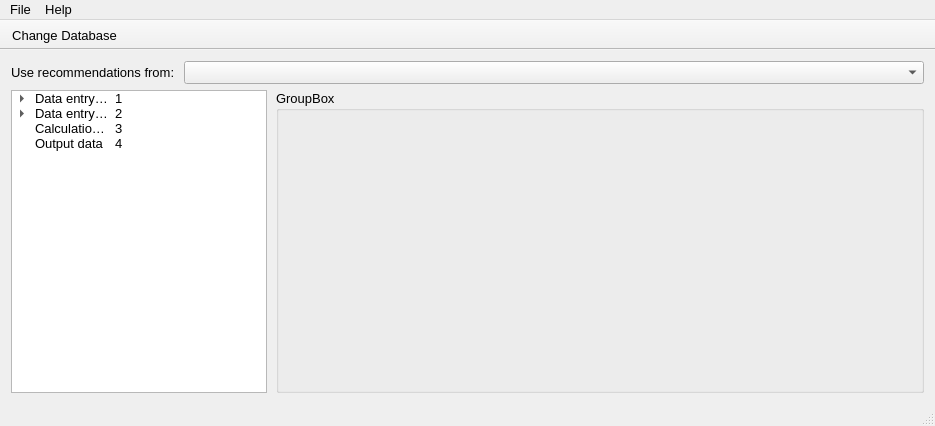
<?xml version="1.0" encoding="UTF-8"?>
<ui version="4.0">
 <class>MainWindow</class>
 <widget class="QMainWindow" name="MainWindow">
  <property name="geometry">
   <rect>
    <x>0</x>
    <y>0</y>
    <width>935</width>
    <height>426</height>
   </rect>
  </property>
  <property name="font">
   <font>
    <pointsize>10</pointsize>
   </font>
  </property>
  <property name="windowTitle">
   <string>AAA - Input</string>
  </property>
  <property name="windowIcon">
   <iconset resource="images.qrc">
    <normaloff>:/image/window-icon.ico</normaloff>:/image/window-icon.ico</iconset>
  </property>
  <property name="locale">
   <locale language="English" country="UnitedStates"/>
  </property>
  <widget class="QWidget" name="centralWidget">
   <layout class="QGridLayout" name="gridLayout">
    <property name="horizontalSpacing">
     <number>9</number>
    </property>
    <item row="0" column="0">
     <widget class="QLabel" name="label">
      <property name="text">
       <string>Use recommendations from:</string>
      </property>
     </widget>
    </item>
    <item row="0" column="1" colspan="2">
     <widget class="QComboBox" name="recommendationFromComboBox"/>
    </item>
    <item row="1" column="0" colspan="2">
     <widget class="QTreeWidget" name="treeWidget">
      <property name="sizePolicy">
       <sizepolicy hsizetype="Fixed" vsizetype="Preferred">
        <horstretch>0</horstretch>
        <verstretch>0</verstretch>
       </sizepolicy>
      </property>
      <property name="minimumSize">
       <size>
        <width>0</width>
        <height>0</height>
       </size>
      </property>
      <property name="maximumSize">
       <size>
        <width>16777215</width>
        <height>16777215</height>
       </size>
      </property>
      <property name="font">
       <font>
        <family>MS Shell Dlg 2</family>
        <pointsize>10</pointsize>
       </font>
      </property>
      <property name="horizontalScrollBarPolicy">
       <enum>Qt::ScrollBarAsNeeded</enum>
      </property>
      <property name="editTriggers">
       <set>QAbstractItemView::NoEditTriggers</set>
      </property>
      <property name="wordWrap">
       <bool>false</bool>
      </property>
      <property name="columnCount">
       <number>2</number>
      </property>
      <attribute name="headerVisible">
       <bool>false</bool>
      </attribute>
      <attribute name="headerDefaultSectionSize">
       <number>100</number>
      </attribute>
      <attribute name="headerMinimumSectionSize">
       <number>100</number>
      </attribute>
      <attribute name="headerStretchLastSection">
       <bool>false</bool>
      </attribute>
      <column>
       <property name="text">
        <string notr="true">title</string>
       </property>
      </column>
      <column>
       <property name="text">
        <string>id</string>
       </property>
      </column>
      <item>
       <property name="text">
        <string notr="true">Data entry of the candidate well</string>
       </property>
       <property name="toolTip">
        <string>Data entry of the candidate well</string>
       </property>
       <property name="font">
        <font>
         <pointsize>10</pointsize>
        </font>
       </property>
       <property name="background">
        <brush brushstyle="NoBrush">
         <color alpha="255">
          <red>208</red>
          <green>208</green>
          <blue>208</blue>
         </color>
        </brush>
       </property>
       <property name="foreground">
        <brush brushstyle="NoBrush">
         <color alpha="255">
          <red>0</red>
          <green>0</green>
          <blue>0</blue>
         </color>
        </brush>
       </property>
       <property name="text">
        <string notr="true">1</string>
       </property>
       <property name="font">
        <font>
         <family>MS Shell Dlg 2</family>
         <pointsize>10</pointsize>
        </font>
       </property>
       <property name="flags">
        <set>ItemIsSelectable|ItemIsEnabled</set>
       </property>
       <item>
        <property name="text">
         <string notr="true">Well data</string>
        </property>
        <property name="toolTip">
         <string>Well data</string>
        </property>
        <property name="font">
         <font>
          <pointsize>10</pointsize>
         </font>
        </property>
        <property name="text">
         <string notr="true">5</string>
        </property>
        <property name="font">
         <font>
          <family>MS Shell Dlg 2</family>
          <pointsize>10</pointsize>
         </font>
        </property>
       </item>
       <item>
        <property name="text">
         <string notr="true">Reservoir data</string>
        </property>
        <property name="toolTip">
         <string>Reservoir data</string>
        </property>
        <property name="font">
         <font>
          <pointsize>10</pointsize>
         </font>
        </property>
        <property name="text">
         <string notr="true">6</string>
        </property>
        <property name="font">
         <font>
          <family>MS Shell Dlg 2</family>
          <pointsize>10</pointsize>
         </font>
        </property>
       </item>
       <item>
        <property name="text">
         <string notr="true">Production data</string>
        </property>
        <property name="toolTip">
         <string>Production data</string>
        </property>
        <property name="font">
         <font>
          <pointsize>10</pointsize>
         </font>
        </property>
        <property name="text">
         <string notr="true">7</string>
        </property>
        <property name="font">
         <font>
          <family>MS Shell Dlg 2</family>
          <pointsize>10</pointsize>
         </font>
        </property>
       </item>
       <item>
        <property name="text">
         <string notr="true">Mineralogical data</string>
        </property>
        <property name="toolTip">
         <string>Mineralogical data</string>
        </property>
        <property name="font">
         <font>
          <pointsize>10</pointsize>
         </font>
        </property>
        <property name="text">
         <string notr="true">8</string>
        </property>
        <property name="font">
         <font>
          <family>MS Shell Dlg 2</family>
          <pointsize>10</pointsize>
         </font>
        </property>
       </item>
       <item>
        <property name="text">
         <string notr="true">Laboratory data</string>
        </property>
        <property name="toolTip">
         <string>Laboratory data</string>
        </property>
        <property name="font">
         <font>
          <pointsize>10</pointsize>
         </font>
        </property>
        <property name="text">
         <string notr="true">9</string>
        </property>
        <property name="font">
         <font>
          <family>MS Shell Dlg 2</family>
          <pointsize>10</pointsize>
         </font>
        </property>
       </item>
      </item>
      <item>
       <property name="text">
        <string notr="true">Data entry of the proposed acidizing program</string>
       </property>
       <property name="toolTip">
        <string>Data entry of the proposed acidizing program</string>
       </property>
       <property name="font">
        <font>
         <pointsize>10</pointsize>
        </font>
       </property>
       <property name="text">
        <string notr="true">2</string>
       </property>
       <property name="font">
        <font>
         <family>MS Shell Dlg 2</family>
         <pointsize>10</pointsize>
        </font>
       </property>
       <item>
        <property name="text">
         <string notr="true">Program procedures</string>
        </property>
        <property name="font">
         <font>
          <family>MS Shell Dlg 2</family>
          <pointsize>10</pointsize>
         </font>
        </property>
        <property name="text">
         <string notr="true">11</string>
        </property>
        <property name="font">
         <font>
          <family>MS Shell Dlg 2</family>
          <pointsize>10</pointsize>
         </font>
        </property>
       </item>
       <item>
        <property name="text">
         <string notr="true">Treatment design</string>
        </property>
        <property name="font">
         <font>
          <family>MS Shell Dlg 2</family>
          <pointsize>10</pointsize>
         </font>
        </property>
        <property name="text">
         <string notr="true">12</string>
        </property>
        <property name="font">
         <font>
          <family>MS Shell Dlg 2</family>
          <pointsize>10</pointsize>
         </font>
        </property>
       </item>
       <item>
        <property name="text">
         <string notr="true">Main treatment additives</string>
        </property>
        <property name="font">
         <font>
          <family>MS Shell Dlg 2</family>
          <pointsize>10</pointsize>
         </font>
        </property>
        <property name="text">
         <string notr="true">13</string>
        </property>
        <property name="font">
         <font>
          <family>MS Shell Dlg 2</family>
          <pointsize>10</pointsize>
         </font>
        </property>
       </item>
       <item>
        <property name="text">
         <string notr="true">Pickling additives</string>
        </property>
        <property name="font">
         <font>
          <family>MS Shell Dlg 2</family>
          <pointsize>10</pointsize>
         </font>
        </property>
        <property name="text">
         <string notr="true">14</string>
        </property>
        <property name="font">
         <font>
          <family>MS Shell Dlg 2</family>
          <pointsize>10</pointsize>
         </font>
        </property>
       </item>
       <item>
        <property name="text">
         <string notr="true">Pre-flush additives</string>
        </property>
        <property name="font">
         <font>
          <family>MS Shell Dlg 2</family>
          <pointsize>10</pointsize>
         </font>
        </property>
        <property name="text">
         <string notr="true">15</string>
        </property>
        <property name="font">
         <font>
          <family>MS Shell Dlg 2</family>
          <pointsize>10</pointsize>
         </font>
        </property>
       </item>
       <item>
        <property name="text">
         <string notr="true">Over-flush additives</string>
        </property>
        <property name="font">
         <font>
          <family>MS Shell Dlg 2</family>
          <pointsize>10</pointsize>
         </font>
        </property>
        <property name="text">
         <string notr="true">16</string>
        </property>
        <property name="font">
         <font>
          <family>MS Shell Dlg 2</family>
          <pointsize>10</pointsize>
         </font>
        </property>
       </item>
       <item>
        <property name="text">
         <string notr="true">Soaking time and flow back</string>
        </property>
        <property name="font">
         <font>
          <family>MS Shell Dlg 2</family>
          <pointsize>10</pointsize>
         </font>
        </property>
        <property name="text">
         <string notr="true">17</string>
        </property>
        <property name="font">
         <font>
          <family>MS Shell Dlg 2</family>
          <pointsize>10</pointsize>
         </font>
        </property>
       </item>
      </item>
      <item>
       <property name="text">
        <string notr="true">Calculation data</string>
       </property>
       <property name="toolTip">
        <string>Calculation data</string>
       </property>
       <property name="font">
        <font>
         <pointsize>10</pointsize>
        </font>
       </property>
       <property name="text">
        <string notr="true">3</string>
       </property>
       <property name="font">
        <font>
         <family>MS Shell Dlg 2</family>
         <pointsize>10</pointsize>
        </font>
       </property>
      </item>
      <item>
       <property name="text">
        <string notr="true">Output data</string>
       </property>
       <property name="font">
        <font>
         <family>MS Shell Dlg 2</family>
         <pointsize>10</pointsize>
        </font>
       </property>
       <property name="text">
        <string notr="true">4</string>
       </property>
       <property name="font">
        <font>
         <family>MS Shell Dlg 2</family>
         <pointsize>10</pointsize>
        </font>
       </property>
      </item>
     </widget>
    </item>
    <item row="1" column="2">
     <widget class="QGroupBox" name="groupBox">
      <property name="sizePolicy">
       <sizepolicy hsizetype="Expanding" vsizetype="Preferred">
        <horstretch>0</horstretch>
        <verstretch>0</verstretch>
       </sizepolicy>
      </property>
      <property name="minimumSize">
       <size>
        <width>0</width>
        <height>0</height>
       </size>
      </property>
      <property name="maximumSize">
       <size>
        <width>16777215</width>
        <height>16777215</height>
       </size>
      </property>
      <property name="font">
       <font>
        <family>MS Shell Dlg 2</family>
        <pointsize>10</pointsize>
       </font>
      </property>
      <property name="title">
       <string notr="true">GroupBox</string>
      </property>
      <layout class="QGridLayout" name="gridLayout_2"/>
     </widget>
    </item>
   </layout>
  </widget>
  <widget class="QMenuBar" name="menuBar">
   <property name="geometry">
    <rect>
     <x>0</x>
     <y>0</y>
     <width>935</width>
     <height>21</height>
    </rect>
   </property>
   <widget class="QMenu" name="menuFile">
    <property name="title">
     <string>File</string>
    </property>
    <addaction name="actionSave"/>
    <addaction name="actionOpen"/>
    <addaction name="separator"/>
    <addaction name="actionExit"/>
   </widget>
   <widget class="QMenu" name="menuHelp">
    <property name="title">
     <string>Help</string>
    </property>
    <widget class="QMenu" name="menuLanguage">
     <property name="title">
      <string>Language</string>
     </property>
     <addaction name="actionKazakh"/>
     <addaction name="actionRussian"/>
     <addaction name="actionEnglish"/>
    </widget>
    <addaction name="menuLanguage"/>
   </widget>
   <addaction name="menuFile"/>
   <addaction name="menuHelp"/>
  </widget>
  <widget class="QToolBar" name="mainToolBar">
   <property name="movable">
    <bool>false</bool>
   </property>
   <property name="allowedAreas">
    <set>Qt::TopToolBarArea</set>
   </property>
   <property name="floatable">
    <bool>false</bool>
   </property>
   <attribute name="toolBarArea">
    <enum>TopToolBarArea</enum>
   </attribute>
   <attribute name="toolBarBreak">
    <bool>false</bool>
   </attribute>
   <addaction name="actionChangeDatabase"/>
  </widget>
  <widget class="QStatusBar" name="statusBar"/>
  <action name="actionExit">
   <property name="text">
    <string>Exit</string>
   </property>
   <property name="shortcut">
    <string>Ctrl+Q</string>
   </property>
  </action>
  <action name="actionSave">
   <property name="text">
    <string>Save</string>
   </property>
   <property name="shortcut">
    <string>Ctrl+S</string>
   </property>
  </action>
  <action name="actionOpen">
   <property name="text">
    <string>Open</string>
   </property>
   <property name="shortcut">
    <string>Ctrl+O</string>
   </property>
  </action>
  <action name="actionKazakh">
   <property name="text">
    <string>Kazakh</string>
   </property>
  </action>
  <action name="actionRussian">
   <property name="text">
    <string>Russian</string>
   </property>
  </action>
  <action name="actionEnglish">
   <property name="text">
    <string>English</string>
   </property>
  </action>
  <action name="actionChangeDatabase">
   <property name="icon">
    <iconset resource="images.qrc">
     <normaloff>:/image/database.png</normaloff>:/image/database.png</iconset>
   </property>
   <property name="text">
    <string>Change Database</string>
   </property>
   <property name="toolTip">
    <string>Change Database</string>
   </property>
   <property name="shortcut">
    <string>Ctrl+D</string>
   </property>
  </action>
 </widget>
 <layoutdefault spacing="6" margin="11"/>
 <resources>
  <include location="images.qrc"/>
 </resources>
 <connections>
  <connection>
   <sender>actionExit</sender>
   <signal>triggered()</signal>
   <receiver>MainWindow</receiver>
   <slot>close()</slot>
   <hints>
    <hint type="sourcelabel">
     <x>-1</x>
     <y>-1</y>
    </hint>
    <hint type="destinationlabel">
     <x>199</x>
     <y>149</y>
    </hint>
   </hints>
  </connection>
  <connection>
   <sender>treeWidget</sender>
   <signal>itemClicked(QTreeWidgetItem*,int)</signal>
   <receiver>MainWindow</receiver>
   <slot>treeWidgetItemClicked(QTreeWidgetItem*,int)</slot>
   <hints>
    <hint type="sourcelabel">
     <x>108</x>
     <y>219</y>
    </hint>
    <hint type="destinationlabel">
     <x>467</x>
     <y>212</y>
    </hint>
   </hints>
  </connection>
  <connection>
   <sender>actionSave</sender>
   <signal>triggered()</signal>
   <receiver>MainWindow</receiver>
   <slot>saveData()</slot>
   <hints>
    <hint type="sourcelabel">
     <x>-1</x>
     <y>-1</y>
    </hint>
    <hint type="destinationlabel">
     <x>467</x>
     <y>212</y>
    </hint>
   </hints>
  </connection>
  <connection>
   <sender>actionOpen</sender>
   <signal>triggered()</signal>
   <receiver>MainWindow</receiver>
   <slot>openData()</slot>
   <hints>
    <hint type="sourcelabel">
     <x>-1</x>
     <y>-1</y>
    </hint>
    <hint type="destinationlabel">
     <x>467</x>
     <y>212</y>
    </hint>
   </hints>
  </connection>
  <connection>
   <sender>actionChangeDatabase</sender>
   <signal>triggered()</signal>
   <receiver>MainWindow</receiver>
   <slot>openChangeDatabaseDialog()</slot>
   <hints>
    <hint type="sourcelabel">
     <x>-1</x>
     <y>-1</y>
    </hint>
    <hint type="destinationlabel">
     <x>467</x>
     <y>212</y>
    </hint>
   </hints>
  </connection>
  <connection>
   <sender>recommendationFromComboBox</sender>
   <signal>currentIndexChanged(int)</signal>
   <receiver>MainWindow</receiver>
   <slot>recommendationFromIndexChanged(int)</slot>
   <hints>
    <hint type="sourcelabel">
     <x>553</x>
     <y>74</y>
    </hint>
    <hint type="destinationlabel">
     <x>467</x>
     <y>212</y>
    </hint>
   </hints>
  </connection>
 </connections>
</ui>
